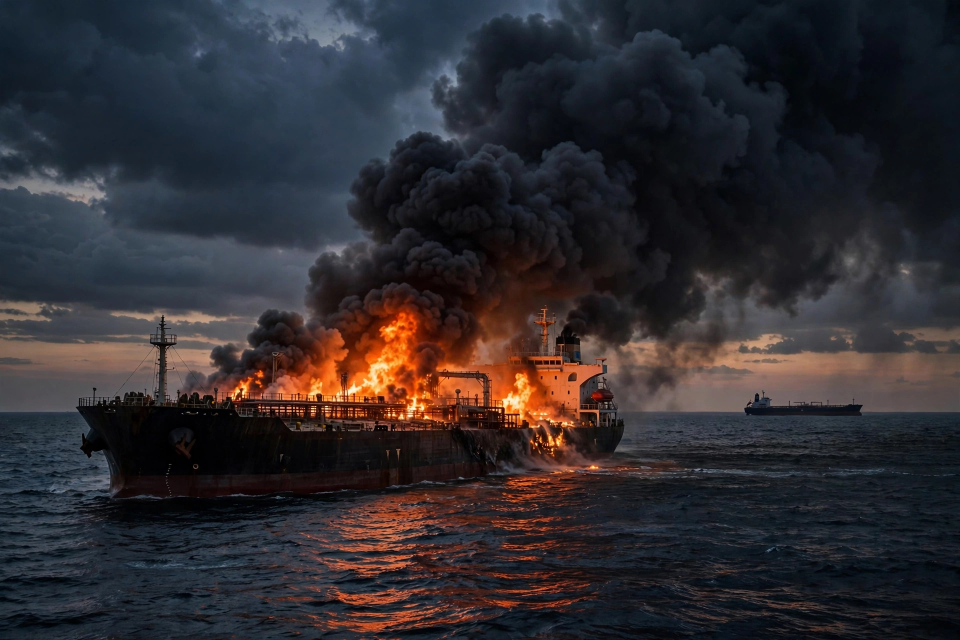
#> input picture lead-photo.webp, 1920 x 1280 px (shown at 1/2 size)
$ python build_frontpage.py
#> lines starting #> are read from the running program, lines starting #| are printed output that depends on the picture
#!/usr/bin/env python3
"""Build the 25 Nov 2026 world-news front page (1024x1024 PNG, <=1 MiB).

All text is composed with PIL (Liberation Sans) so nothing can come out
garbled; the only AI-generated asset is the lead photograph (burning tanker
in the Strait of Hormuz), which carries no text. Run: python3 build_frontpage.py
Writes entry.png in this directory.
"""
from PIL import Image, ImageDraw, ImageFont
import os

W, H = 1024, 1024
PAPER = (250, 247, 240)
INK = (17, 17, 17)
RED = (163, 18, 30)
GREY = (74, 70, 64)
NAVY = (31, 58, 95)
TEAL = (14, 110, 110)
GREEN = (46, 110, 58)
AMBER = (176, 106, 0)
SLATE = (90, 86, 78)

F_BOLD = '/usr/share/fonts/truetype/liberation/LiberationSans-Bold.ttf'
F_REG = '/usr/share/fonts/truetype/liberation/LiberationSans-Regular.ttf'


def font(path, size):
    return ImageFont.truetype(path, size)


def wrap(draw, text, f, max_w):
    words, lines, cur = text.split(), [], ''
    for w in words:
        t = (cur + ' ' + w).strip()
        if draw.textlength(t, font=f) <= max_w:
            cur = t
        else:
            if cur:
                lines.append(cur)
            cur = w
    if cur:
        lines.append(cur)
    return lines


def draw_lines(draw, lines, x, y, f, fill, leading):
    for ln in lines:
        draw.text((x, y), ln, font=f, fill=fill)
        y += leading
    return y


img = Image.new('RGB', (W, H), PAPER)
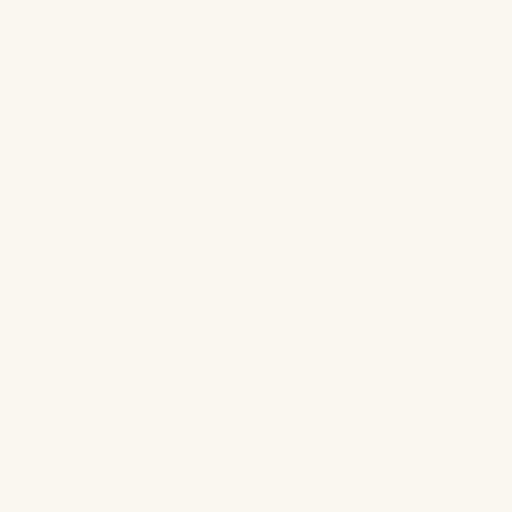
#> img: PIL image 1024x1024 RGB (shown at 1/2 size); mean R, G, B 250, 247, 240
d = ImageDraw.Draw(img)
MX = 36
x0, x1 = MX, W - MX

# ---- Masthead ----
y = 14
f_mast = font(F_BOLD, 60)
t = 'THE WORLD TODAY'
d.text(((W - d.textlength(t, font=f_mast)) / 2, y), t, font=f_mast, fill=INK)
y += 74
d.line([(x0, y), (x1, y)], fill=INK, width=4)
y += 8
# Date band: solid red, white bold — the date must be unmissable.
d.rectangle([(x0, y), (x1, y + 44)], fill=RED)
f_date = font(F_BOLD, 25)
t = 'WEDNESDAY, 25 NOVEMBER 2026'
d.text(((W - d.textlength(t, font=f_date)) / 2, y + 8), t, font=f_date, fill=(255, 255, 255))
y += 44 + 12

# ---- Lead story: photo left, text right ----
lead = Image.open('lead-photo.webp').convert('RGB')
#> lead is the input picture: PIL image 1920x1280 RGB; mean R, G, B 47.9, 44.4, 48.1
lw, lh = 560, 300
# Centre-crop the 1920x1280 photo to the lead box aspect.
iw, ih = lead.size
#> iw = 1920; ih = 1280
scale = max(lw / iw, lh / ih)
#> scale = 0.292
nw, nh = int(iw * scale + 0.5), int(ih * scale + 0.5)
#> nw = 560; nh = 373
lead = lead.resize((nw, nh), Image.LANCZOS)
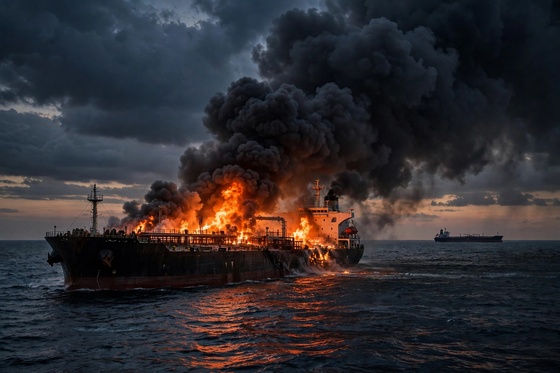
#> lead: PIL image 560x373 RGB; mean R, G, B 47.9, 44.4, 48.1
cx, cy = (nw - lw) // 2, (nh - lh) // 2
#> cx = 0; cy = 36
lead = lead.crop((cx, cy, cx + lw, cy + lh))
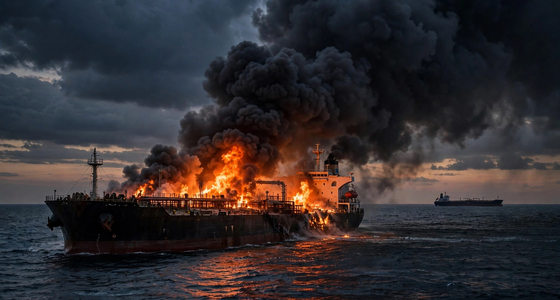
#> lead: PIL image 560x300 RGB; mean R, G, B 51.1, 45.4, 47.7
img.paste(lead, (x0, y))
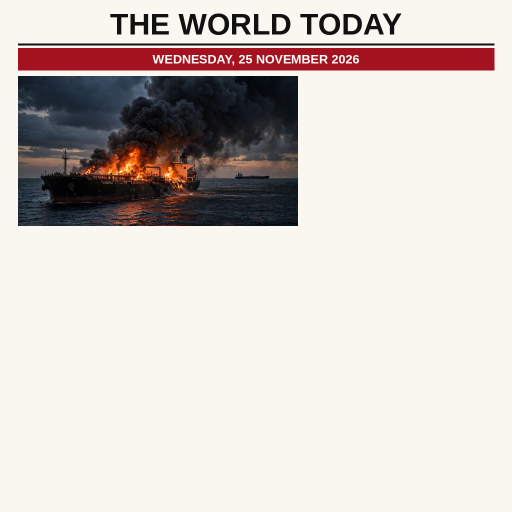
#> img: PIL image 1024x1024 RGB (shown at 1/2 size); mean R, G, B 211.8, 203, 198.3
tx = x0 + lw + 22
tw = x1 - tx
f_kick = font(F_BOLD, 17)
d.text((tx, y + 2), 'STRAIT OF HORMUZ', font=f_kick, fill=RED)
f_h1 = font(F_BOLD, 33)
lines = wrap(d, 'TWO TANKERS HIT BY MINES, ABLAZE', f_h1, tw)
#> lines = ['TWO TANKERS HIT BY', 'MINES, ABLAZE']
yy = draw_lines(d, lines, tx, y + 32, f_h1, INK, 40)
#> the loop in draw_lines, `for ln in lines:` made 2 passes
#> (ln, y) on passes 1 to 2: ('TWO TANKERS HIT BY', 224), ('MINES, ABLAZE', 264)
#> after the loop in draw_lines, `for ln in lines:`: y = 264
#> yy = 264
f_deck = font(F_REG, 18)
lines = wrap(d, 'Iran says the ships took an unauthorised route. Houthis claim a hit on '
                "Saudi Arabia's Ras Tanura refinery; a strike on a Riyadh tower injured 11.",
             f_deck, tw)
#> lines = 4 items
draw_lines(d, lines, tx, yy + 10, f_deck, GREY, 24)
#> the loop in draw_lines (call 2), `for ln in lines:` made 4 passes
#> (ln, y) on passes 1, 4: ('Iran says the ships took an unauthorised', 298), ('tower injured 11.', 370)
#> y on passes 2 to 3: 322, 346
y += lh + 12
d.line([(x0, y), (x1, y)], fill=INK, width=2)
y += 14

# ---- Grid: 3 columns x 2 rows ----
col_w = (x1 - x0 - 2 * 20) // 3
row_h = 234
f_h3 = font(F_BOLD, 21)
f_d3 = font(F_REG, 16)
f_k3 = font(F_BOLD, 15)

panels = [
    # (bar colour, kicker, headline, deck)
    (NAVY, 'SPACE',
     "PAKISTAN'S FIRST ASTRONAUT REACHES ORBIT",
     'Shenzhou-24 docks with Tiangong; Muhammad Zeeshan Ali is the first foreign '
     'astronaut aboard China\u2019s station.'),
    (RED, 'WASHINGTON',
     'HUAWEI CONVICTED ON 10 OF 12 COUNTS',
     'US jury finds the Chinese firm guilty of trade-secret theft and bank fraud; '
     'clears it of racketeering.'),
    (AMBER, 'MARKETS',
     'ASIAN STOCKS TUMBLE AS CHIP FEARS SPREAD',
     'Seoul\u2019s KOSPI plunges 6.2%, Nikkei falls 2.8%. The Dow holds above 50,000.'),
    (TEAL, 'PACIFIC',
     'SOLOMONS SIGN PACT BARRING FOREIGN BASES',
     'Treaty with Australia rules out any foreign military base on the islands.'),
    (GREEN, 'CLIMATE',
     'COP31 TALKS END WITH NO DEAL',
     'Pope Leo XIV voices concern as the UN climate summit fails to agree.'),
    (SLATE, 'IN BRIEF', None, None),
]

brief = [
    'Ukraine drones set two Russian oil refineries ablaze in Samara.',
    'Sudan: RSF drone strikes kill 19 civilians in two cities.',
    'Gaza: Israeli strike kills a Hamas security chief and his family.',
    'Libya vows retaliation for two naval officers killed in a Ukrainian sea-drone attack.',
]

for i, (bar, kick, head, deck) in enumerate(panels):
    cx = x0 + (i % 3) * (col_w + 20)
    cy = y + (i // 3) * (row_h + 12)
    d.rectangle([(cx, cy), (cx + col_w, cy + 5)], fill=bar)
    d.text((cx, cy + 13), kick, font=f_k3, fill=RED)
    if head is None:
        by = cy + 42
        f_bf = font(F_REG, 15)
        for item in brief:
            lines = wrap(d, '\u2022  ' + item, f_bf, col_w)
            by = draw_lines(d, lines, cx, by, f_bf, GREY, 19)
            by += 4
    else:
        lines = wrap(d, head, f_h3, col_w)
        yy = draw_lines(d, lines, cx, cy + 42, f_h3, INK, 26)
        lines = wrap(d, deck, f_d3, col_w)
        draw_lines(d, lines, cx, yy + 6, f_d3, GREY, 21)
#> this loop made 6 passes
#> yy on passes 1 to 5: 598, 572, 572, 818, 818

y = y + 2 * row_h + 12
d.line([(x0, y), (x1, y)], fill=INK, width=2)
y += 8
f_ft = font(F_REG, 15)
t = 'THE WORLD TODAY  \u00b7  25 NOVEMBER 2026'
d.text(((W - d.textlength(t, font=f_ft)) / 2, y), t, font=f_ft, fill=GREY)
print('final content bottom y =', y + 20, 'of', H)

img.save('entry.png', optimize=True)
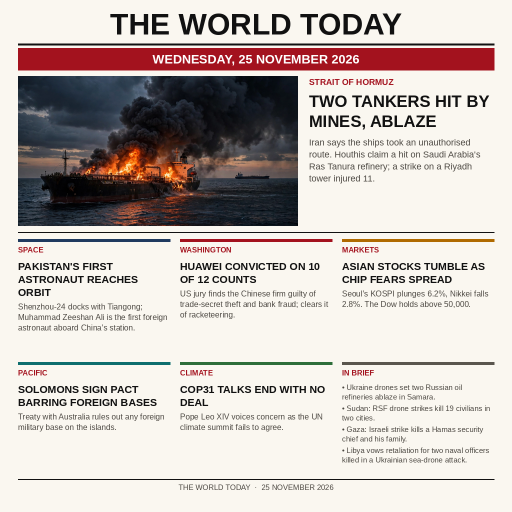
#> saved as entry.png: PIL image 1024x1024 RGB (shown at 1/2 size); mean R, G, B 201.2, 192.1, 187.5
print('entry.png bytes:', os.path.getsize('entry.png'))
print('size:', img.size)
#| size: (1024, 1024)
